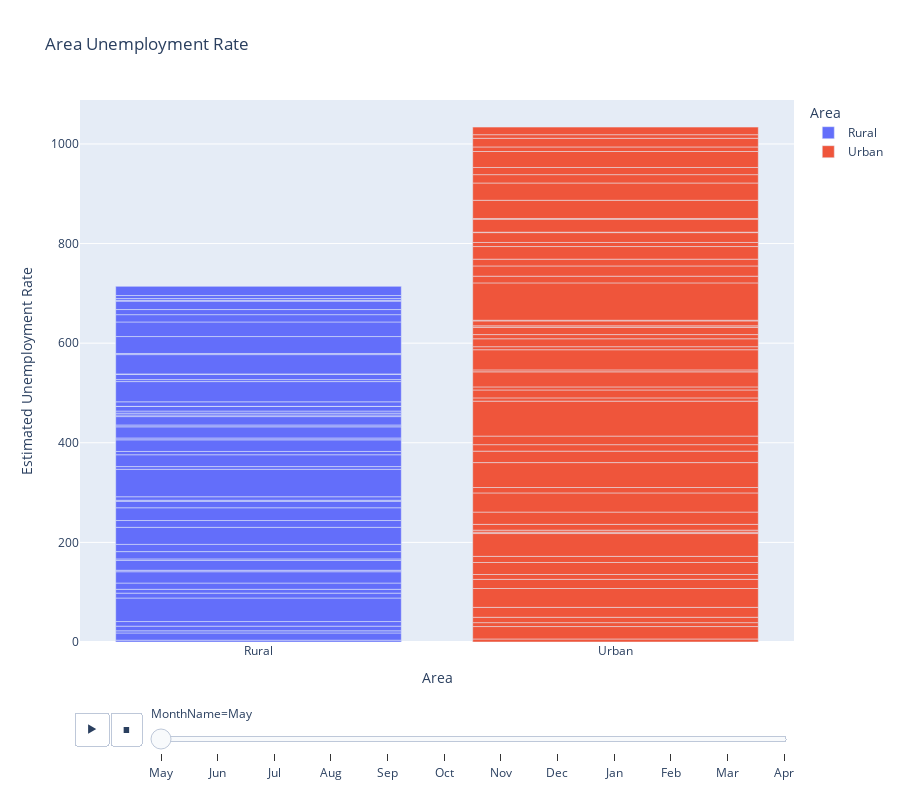

The cell this chart's notebook holds for it:
### Code cell
# Plotting a "Bar-plot" to find the "unemployment rate" for each "Area" month-wise
fig = px.bar(unemployment, 
             x='Area',
             y='Estimated Unemployment Rate',
             animation_frame = 'MonthName',
             color='Area',
             title='Area Unemployment Rate',
             height=800)

fig.layout.updatemenus[0].buttons[0].args[1]["frame"]["duration"] = 1500

fig.show()

### Figure 1 — Plotly figure (JSON) as saved in the notebook; plotly's stock layout.template omitted (floating-point values rounded to 4 significant figures)
{"data": [{"hovertemplate": "Area=%{x}<br>MonthName=May<br>Estimated Unemployment Rate=%{y}<extra></extra>", "legendgroup": "Rural", "marker": {"color": "#636efa", "pattern": {"shape": ""}}, "name": "Rural", "orientation": "v", "showlegend": true, "textposition": "auto", "type": "bar", "x": ["Rural", "Rural", "Rural", "Rural", "Rural", "Rural", "Rural", "Rural", "Rural", "Rural", "Rural", "Rural", "Rural", "Rural", "Rural", "Rural", "Rural", "Rural", "Rural", "Rural", "Rural", "Rural", "Rural", "Rural", "Rural", "Rural", "Rural", "Rural", "Rural", "Rural", "Rural", "Rural", "Rural", "Rural", "Rural", "Rural", "Rural", "Rural", "Rural", "Rural", "Rural", "Rural", "Rural", "Rural", "Rural", "Rural", "Rural", "Rural", "Rural", "Rural", "Rural"], "xaxis": "x", "y": [3.65, 14.46, 4.29, 9.38, 9.27, 47.26, 9.82, 7.64, 12.56, 22.76, 2.91, 20.0, 2.88, 14.58, 14.54, 34.22, 13.68, 25.64, 12.78, 2.22, 7.11, 55.1, 5.46, 23.72, 6.63, 23.38, 3.63, 22.46, 3.67, 16.89, 3.16, 3.73, 4.17, 9.45, 0.0, 9.17, 40.59, 4.03, 10.45, 0.97, 38.73, 2.23, 34.01, 29.25, 14.71, 10.26, 16.89, 1.63, 3.57, 6.02, 18.43], "yaxis": "y"}, {"hovertemplate": "Area=%{x}<br>MonthName=May<br>Estimated Unemployment Rate=%{y}<extra></extra>", "legendgroup": "Urban", "marker": {"color": "#EF553B", "pattern": {"shape": ""}}, "name": "Urban", "orientation": "v", "showlegend": true, "textposition": "auto", "type": "bar", "x": ["Urban", "Urban", "Urban", "Urban", "Urban", "Urban", "Urban", "Urban", "Urban", "Urban", "Urban", "Urban", "Urban", "Urban", "Urban", "Urban", "Urban", "Urban", "Urban", "Urban", "Urban", "Urban", "Urban", "Urban", "Urban", "Urban", "Urban", "Urban", "Urban", "Urban", "Urban", "Urban", "Urban", "Urban", "Urban", "Urban", "Urban", "Urban", "Urban", "Urban", "Urban", "Urban", "Urban", "Urban", "Urban", "Urban", "Urban", "Urban", "Urban", "Urban", "Urban", "Urban", "Urban", "Urban"], "xaxis": "x", "y": [6.09, 24.91, 7.87, 10.77, 19.9, 37.87, 18.35, 9.77, 24.1, 12.31, 45.78, 2.75, 4.09, 11.62, 24.67, 38.46, 10.88, 50.0, 23.04, 12.96, 17.23, 70.17, 6.56, 15.88, 6.11, 30.28, 3.91, 40.49, 6.08, 15.92, 8.4, 14.58, 2.95, 10.0, 1.25, 75.0, 13.49, 20.54, 13.62, 25.35, 8.2, 19.75, 0.89, 25.95, 1.52, 36.57, 34.69, 16.78, 14.4, 32.06, 9.17, 17.36, 7.25, 15.22], "yaxis": "y"}], "layout": {"barmode": "relative", "height": 800, "legend": {"title": {"text": "Area"}, "tracegroupgap": 0}, "sliders": [{"active": 0, "currentvalue": {"prefix": "MonthName="}, "len": 0.9, "pad": {"b": 10, "t": 60}, "steps": [{"args": [["May"], {"frame": {"duration": 0, "redraw": true}, "fromcurrent": true, "mode": "immediate", "transition": {"duration": 0, "easing": "linear"}}], "label": "May", "method": "animate"}, {"args": [["Jun"], {"frame": {"duration": 0, "redraw": true}, "fromcurrent": true, "mode": "immediate", "transition": {"duration": 0, "easing": "linear"}}], "label": "Jun", "method": "animate"}, {"args": [["Jul"], {"frame": {"duration": 0, "redraw": true}, "fromcurrent": true, "mode": "immediate", "transition": {"duration": 0, "easing": "linear"}}], "label": "Jul", "method": "animate"}, {"args": [["Aug"], {"frame": {"duration": 0, "redraw": true}, "fromcurrent": true, "mode": "immediate", "transition": {"duration": 0, "easing": "linear"}}], "label": "Aug", "method": "animate"}, {"args": [["Sep"], {"frame": {"duration": 0, "redraw": true}, "fromcurrent": true, "mode": "immediate", "transition": {"duration": 0, "easing": "linear"}}], "label": "Sep", "method": "animate"}, {"args": [["Oct"], {"frame": {"duration": 0, "redraw": true}, "fromcurrent": true, "mode": "immediate", "transition": {"duration": 0, "easing": "linear"}}], "label": "Oct", "method": "animate"}, {"args": [["Nov"], {"frame": {"duration": 0, "redraw": true}, "fromcurrent": true, "mode": "immediate", "transition": {"duration": 0, "easing": "linear"}}], "label": "Nov", "method": "animate"}, {"args": [["Dec"], {"frame": {"duration": 0, "redraw": true}, "fromcurrent": true, "mode": "immediate", "transition": {"duration": 0, "easing": "linear"}}], "label": "Dec", "method": "animate"}, {"args": [["Jan"], {"frame": {"duration": 0, "redraw": true}, "fromcurrent": true, "mode": "immediate", "transition": {"duration": 0, "easing": "linear"}}], "label": "Jan", "method": "animate"}, {"args": [["Feb"], {"frame": {"duration": 0, "redraw": true}, "fromcurrent": true, "mode": "immediate", "transition": {"duration": 0, "easing": "linear"}}], "label": "Feb", "method": "animate"}, {"args": [["Mar"], {"frame": {"duration": 0, "redraw": true}, "fromcurrent": true, "mode": "immediate", "transition": {"duration": 0, "easing": "linear"}}], "label": "Mar", "method": "animate"}, {"args": [["Apr"], {"frame": {"duration": 0, "redraw": true}, "fromcurrent": true, "mode": "immediate", "transition": {"duration": 0, "easing": "linear"}}], "label": "Apr", "method": "animate"}], "x": 0.1, "xanchor": "left", "y": 0, "yanchor": "top"}], "title": {"text": "Area Unemployment Rate"}, "updatemenus": [{"buttons": [{"args": [null, {"frame": {"duration": 1500, "redraw": true}, "fromcurrent": true, "mode": "immediate", "transition": {"duration": 500, "easing": "linear"}}], "label": "&#9654;", "method": "animate"}, {"args": [[null], {"frame": {"duration": 0, "redraw": true}, "fromcurrent": true, "mode": "immediate", "transition": {"duration": 0, "easing": "linear"}}], "label": "&#9724;", "method": "animate"}], "direction": "left", "pad": {"r": 10, "t": 70}, "showactive": false, "type": "buttons", "x": 0.1, "xanchor": "right", "y": 0, "yanchor": "top"}], "xaxis": {"anchor": "y", "categoryarray": ["Rural", "Urban"], "categoryorder": "array", "domain": [0, 1], "title": {"text": "Area"}}, "yaxis": {"anchor": "x", "domain": [0, 1], "title": {"text": "Estimated Unemployment Rate"}}}}
